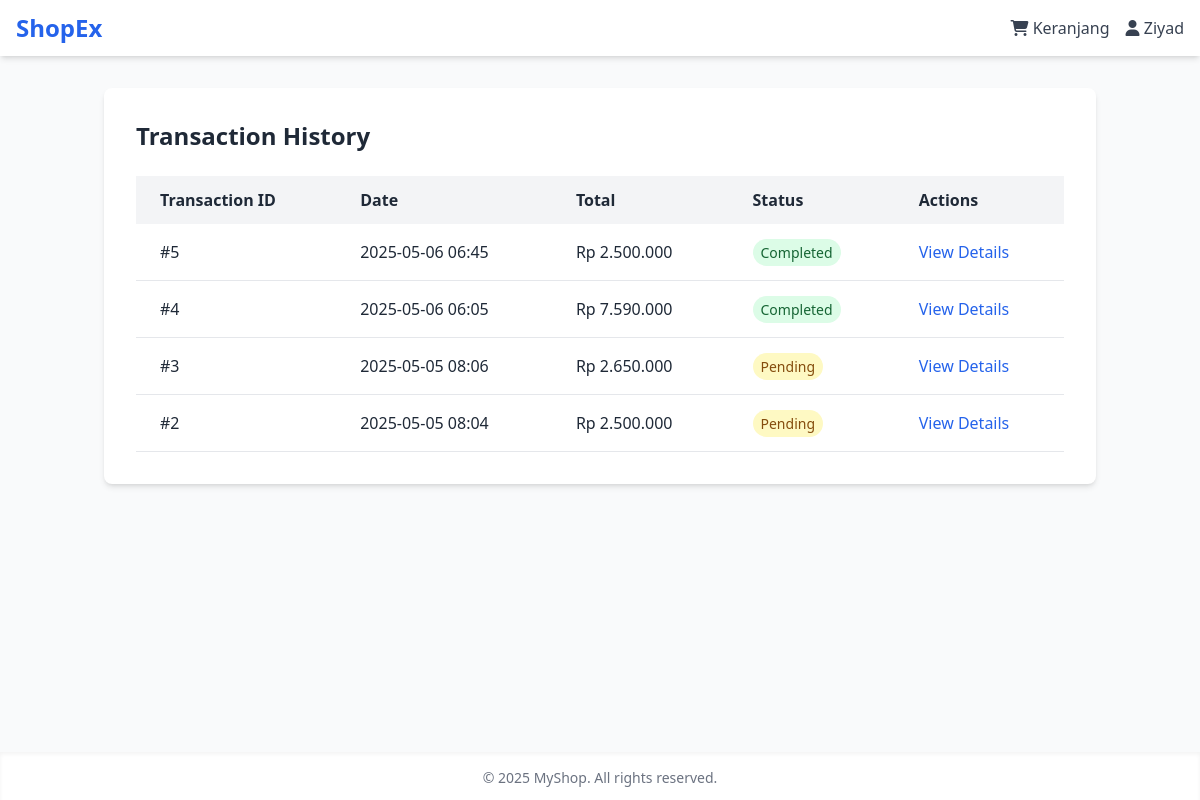
The page /frontend/transactions.php (signed in) on the database its author committed.
### tables this page shows
CREATE TABLE IF NOT EXISTS `transactions` (
  `id` int NOT NULL AUTO_INCREMENT,
  `user_id` int NOT NULL,
  `date` timestamp NOT NULL,
  `status` enum('pending','processed','completed','cancelled') NOT NULL,
  `total` decimal(10,0) NOT NULL,
  `created_at` timestamp NULL DEFAULT CURRENT_TIMESTAMP,
  `bank_id` int NOT NULL,
  `recipient_name` varchar(512) NOT NULL,
  `recipient_email` varchar(512) NOT NULL,
  `recipient_address` varchar(512) NOT NULL,
  `recipient_postal_code` varchar(512) NOT NULL,
  `recipient_phone` varchar(512) NOT NULL,
  PRIMARY KEY (`id`)
);

### frontend/transactions.php (the view, shortened to what this page needs)
<?php
require_once '../backend/conn.php';
$user_id = $_SESSION['user_id'];
$query = "SELECT * FROM transactions WHERE user_id = ? ORDER BY created_at DESC";
$stmt = mysqli_prepare($conn, $query);
mysqli_stmt_bind_param($stmt, "i", $user_id);
mysqli_stmt_execute($stmt);
$result = mysqli_stmt_get_result($stmt);
$transactions = mysqli_fetch_all($result, MYSQLI_ASSOC);
 ?>
<!DOCTYPE html>
<html lang="en">
<head>
    <script src="https://cdn.tailwindcss.com"></script>
    <link rel="stylesheet" href="https://cdnjs.cloudflare.com/ajax/libs/font-awesome/6.7.2/css/all.min.css" />
</head>
<body class="bg-gray-50 text-gray-800 min-h-screen">
    <?php include 'partials/header.php'; ?>
    <main class="container mx-auto px-4 py-8 h-[calc(82vh)]">
        <div class="bg-white p-8 rounded-lg shadow-md">
            <h2 class="text-2xl font-bold mb-6">Transaction History</h2>
            <?php if (empty($transactions)): ?>
                <p class="text-gray-600">No transactions found.</p>
            <?php else: ?>
                <div class="overflow-x-auto">
                    <table class="min-w-full">
                        <thead>
                            <tr class="bg-gray-100">
                                <th class="px-6 py-3 text-left">Transaction ID</th>
                                <th class="px-6 py-3 text-left">Date</th>
                                <th class="px-6 py-3 text-left">Total</th>
                                <th class="px-6 py-3 text-left">Status</th>
                                <th class="px-6 py-3 text-left">Actions</th>
                            </tr>
                        </thead>
                        <tbody>
                            <?php foreach ($transactions as $transaction): ?>
                            <tr class="border-b hover:bg-gray-50">
                                <td class="px-6 py-4">#<?php echo htmlspecialchars($transaction['id']); ?></td>
                                <td class="px-6 py-4"><?php echo htmlspecialchars(date('Y-m-d H:i', strtotime($transaction['created_at']))); ?></td>
                                <td class="px-6 py-4">Rp <?php echo number_format($transaction['total'], 0, ',', '.'); ?></td>
                                <td class="px-6 py-4">
                                    <span class="px-2 py-1 rounded-full text-sm
                                        <?php echo $transaction['status'] === 'completed' ? 'bg-green-100 text-green-800' : 'bg-yellow-100 text-yellow-800'; ?>">
                                        <?php echo ucfirst(htmlspecialchars($transaction['status'])); ?>
                                    </span>
                                </td>
                                <td class="px-6 py-4">
                                    <a href="transaction_detail.php?id=<?php echo $transaction['id']; ?>"
                                       class="text-blue-600 hover:text-blue-800">View Details</a>
                                </td>
                            </tr>
                            <?php endforeach; ?>
                        </tbody>
                    </table>
                </div>
            <?php endif; ?>
        </div>
    </main>
    <?php include 'partials/footer.php'; ?>
</body>
</html>

### rows shown on the page
transactions: id "5", created_at "2025-05-06 06:45", total "2.500.000", status "Completed"
transactions: id "4", created_at "2025-05-06 06:05", total "7.590.000", status "Completed"
transactions: id "3", created_at "2025-05-05 08:06", total "2.650.000", status "Pending"
transactions: id "2", created_at "2025-05-05 08:04", total "2.500.000", status "Pending"

### other values the page prints
$_SESSION['name'] "Ziyad"
